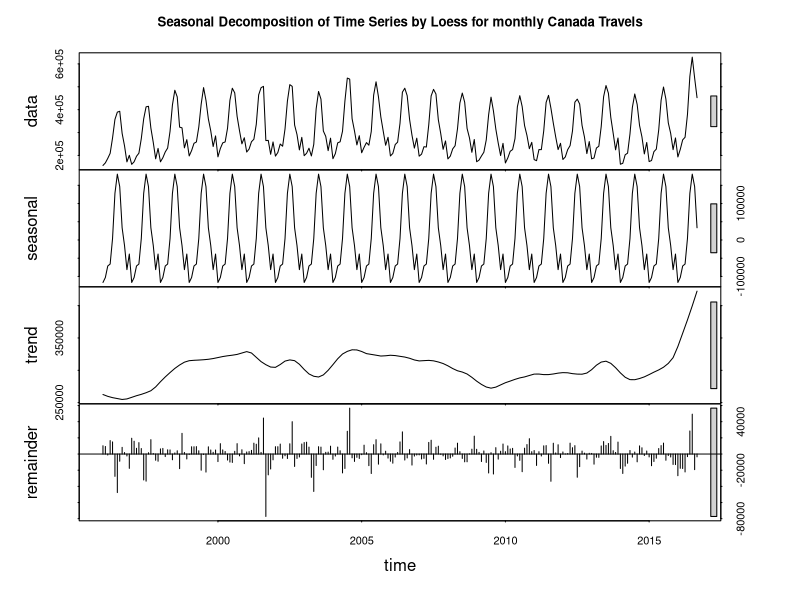
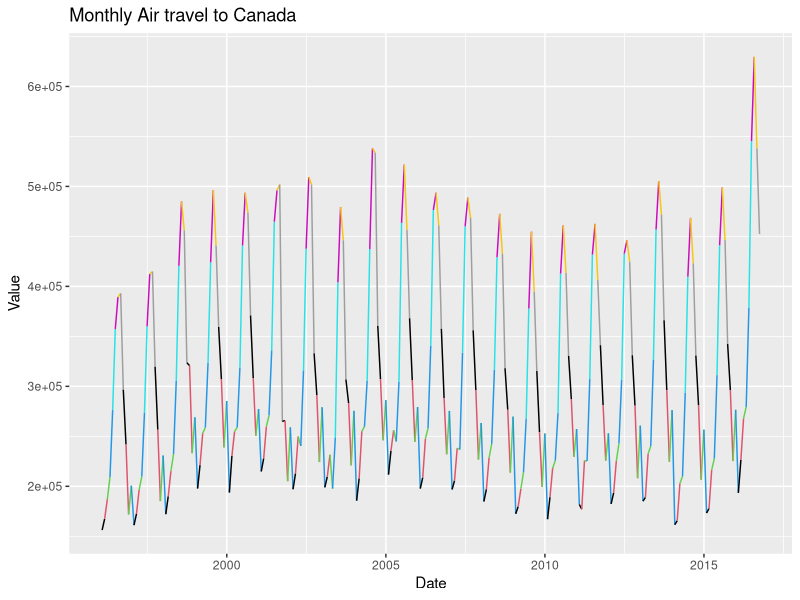

These figures' R source, in order: (Note: this script raises an error after producing the figures.)
library(ggplot2)
library(zoo)
library(forecast)
library(lubridate)
library(plyr)

canada <- read.csv("./canada.csv", header = TRUE, sep = "")
canada$Date <- as.Date(canada$Date)
canada_ymd <- mutate(canada, date = ymd(canada$Date), 
       day = day(date), month = month(date), year = year(date))

png("images/ts.png")
gg <- ggplot(data=canada_ymd ,aes(y=Value,x=Date)) + geom_line( colour = canada_ymd$month) +
  ggtitle("Monthly Air travel to Canada")
gg + geom_vline(xintercept=as.numeric(canada_ymd$Data),linetype=4) 
dev.off()

##Exploratory Data Analysis

#Summary statistics of the canada value dataset 
summary(canada$Value)
sd(canada$Value)

#STL
travel<-ts(canada$Value,start=c(1996,1),end=c(2016,9),frequency=12)
stl_travel<-stl(travel,s.window = "periodic")
plot(stl_travel, main="Seasonal Decomposition of Time Series by Loess for monthly Canada Travels")
#stl shows that there is a seasonal trend
#The bar on the seasonal panel is only a bit larger than the data panel, meaning the
#seasoning signal is large relative to the variation in the data
# The trend panel has larger box than the data and seasonal panels, meaning 
# the variation attrivuted to the trend is smaller than seasonal component, 
# which the trend is not dominating. But there's an upward trend at the end

#In the data panel, there is no obvious sign of non-stationary, so we don't need to 
# take differencing for now. 

#plot the residual aginst time 
residuals(travel)

#Plotting
png("images/monthly_plot.png")
m <-c('J','F','M','A','M','J','J','A','S','O','N','D')
plot(canada$Value, ylab='Number of arrivals',xlab='Time Index', type = 'l', 
     main="Monthly Air arrivals to Canada")
points(canada$Value,pch=m)
dev.off()


#The peak of the traveling season is July and August
#Because the graph doesn't seem like it get effect when the variation increases with the level of the series,
#so there is no need of taking logs 

#ACF for MA
acf(canada$Value, main = "ACF for air travel to Canada")
acf(log(canada$Value),lag.max=60, main = "ACF for log Air Travel to Canada") 
#the acf appear to be seasonality 
acf(diff(log(canada$Value),12),lag.max=60, ci.type='ma',
      main="ACF of First Difference of logarithm of Air Travel to Canada")
acf(diff(diff(log(canada$Value)),12),lag.max=60,ci.type='ma',
    main="ACF of Twice Difference of logarithm of Air Travel to Canada") 

#PACF for AR 
pacf(canada$Value, main = "PACF for air trave to Canada")
pacf(log(canada$Value), lag.max = 60, main = "PACF for log Air Travel to Canada")
pacf(diff(log(canada$Value),12),lag.max=36,
     main="PACF of First Difference of logarithm of Air Travel to Canada") 
pacf(diff(diff(log(canada$Value)),12),lag.max=36,
     main="PACF of Twice Difference of logarithm of Air Travel to Canada") 

plot(diff(diff(log(canada$Value)),lag=12),xlab='Time', ylab ="Log of arrivals", 
     type = 'l', main = "Twice Difference of logarithm of air travel to Canada") 

eacf(log(canada$Value))
#eacf the circle ones are surrounded by AR 2 and MA 2

##ARIMA Models

#put the canada data into month matrix 
data <- ts(canada$Value, freq = 12)
#run auto arima
auto <- auto.arima(log(data))
auto
tsdisplay(residuals(auto))
tsdiag(auto)
acf(residuals(auto), lag.max = 36)
#Auto ARIMA shows that there is no differencing and it's equivalent to ARMA(3,1)

#With seasonal effect 
#First model with seasonal effect 
fit <- arima(log(data), order = c(2,0,2), seasonal=list(order = c(0,1,1), period = 12))
tsdisplay(residuals(fit))
tsdiag(fit)
acf(residuals(fit))
pacf(residuals(fit))

#Second model with seasonal effect 
fit1 <-arima(log(data), order=c(2,1,2), seasonal=list(order = c(0,1,1), period = 12))
tsdisplay(residuals(fit1))
tsdiag(fit1)
plot(fit1)
acf(residuals(fit1))
pacf(residuals(fit1))

#Third model with seasonal effect
fit2 <- arima(log(data), order=c(2,0,1), seasonal=list(order = c(0,1,1), period = 12))
tsdisplay(residuals(fit2))
tsdiag(fit2)
plot(fit2)
acf(residuals(fit2))
#Fit2 has the smallest AIC 

##check p and q with auto
##plot fitted model residual against time and find out what happen to peaks

McLeod.Li.test(fit2) 
#above 0.5 of p-values meaning didn't reject H0. 
#no arch effect so don't need arch-garch 

#try sin and cosine  and compare the forecast 

resModel <- residuals(fit2)
#Normal QQ Plot for residuals
qqnorm(resModel)
qqline(resModel)
# There are a few outlier in the beginnings 
hist(resModel,xlab='Standardized Residuals for the fitted model')
#shapiro.test(resModel)

# From Frank Davenport
funggcast <- function(dn,fcast){ 
  
  en<-max(time(fcast$mean)) #extract the max date used in the forecast
  
  #Extract Source and Training Data
  ds<-as.data.frame(window(dn,end=en))
  names(ds)<-'observed'
  ds$date<-as.Date(time(window(dn,end=en)))
  
  #Extract the Fitted Values (need to figure out how to grab confidence intervals)
  dfit<-as.data.frame(fcast$fitted)
  dfit$date<-as.Date(time(fcast$fitted))
  names(dfit)[1]<-'fitted'
  
  ds<-merge(ds,dfit,all.x=T) #Merge fitted values with source and training data
  
  #Exract the Forecast values and confidence intervals
  dfcastn<-as.data.frame(fcast)
  dfcastn$date<-as.Date(as.yearmon(row.names(dfcastn)))
  names(dfcastn)<-c('forecast','lo80','hi80','lo95','hi95','date')
  
  pd<-merge(ds,dfcastn,all.x=T) #final data.frame for use in ggplot
  return(pd)
  
}

best_model <- Arima(log(data), order=c(2,0,1), seasonal=list(order = c(0,1,1), period = 12))
plot(forecast(best_model, h = 12))
abline(h=auto$coef["intercept"], lty=2) #draw a horizontal line in the mean
model_forecast <- forecast(best_model)
model_df <- funggcast(best_model, model_forecast)
#error!! 

ggplot_forecast <- function(pd) {
  p1a<-ggplot(data=pd,aes(x=date,y=observed))
  p1a<-p1a+geom_line(col='red')
  p1a<-p1a+geom_line(aes(y=fitted),col='blue')
  p1a<-p1a+geom_line(aes(y=forecast))+geom_ribbon(aes(ymin=lo95,ymax=hi95),alpha=.25)
  p1a<-p1a+scale_x_date(date_breaks = "12 month", date_labels = "%b-%y")
  p1a<-p1a+scale_y_continuous(name='Units of Y')
  p1a<-p1a+theme(axis.text.x=element_text(size=10))
  p1a<-p1a+ggtitle("Arima Fit to Simulated Data\n(black=forecast, blue=fitted, red=data, shadow=95% conf. interval)")
  p1a
}
ggplot_forecast(model_df)


canada_train <- window(canada, end = 2011.99)

#Detech outlier
detectAO(fit2) #Additive Outliers
detectIO(fit2) #Innovative Outliers
#The magnitude (lambda) of IO is bigger so IO has more effect than AO.
#the same index 81 has an outlier but it doesn't detech the outliers at the end of series
#IO tells more story 

## Spectral Analysis
p <- periodogram(resModel, main = "Periodogram for the residuals of the model")
p
##plot = "y"??? 
?spec.pgram()
spec(resModel,main="Periodogram", kernel = kernel("daniell", c(3,3)), taper = 0.05,
     ci.plot = T)
#Can draw a flat line between the interval so there is no ambigitiy
# Very stable 

## Arch Garch Model
garch(data, order = c(1,1))
#only one bump at the end so 1,1 is good 
